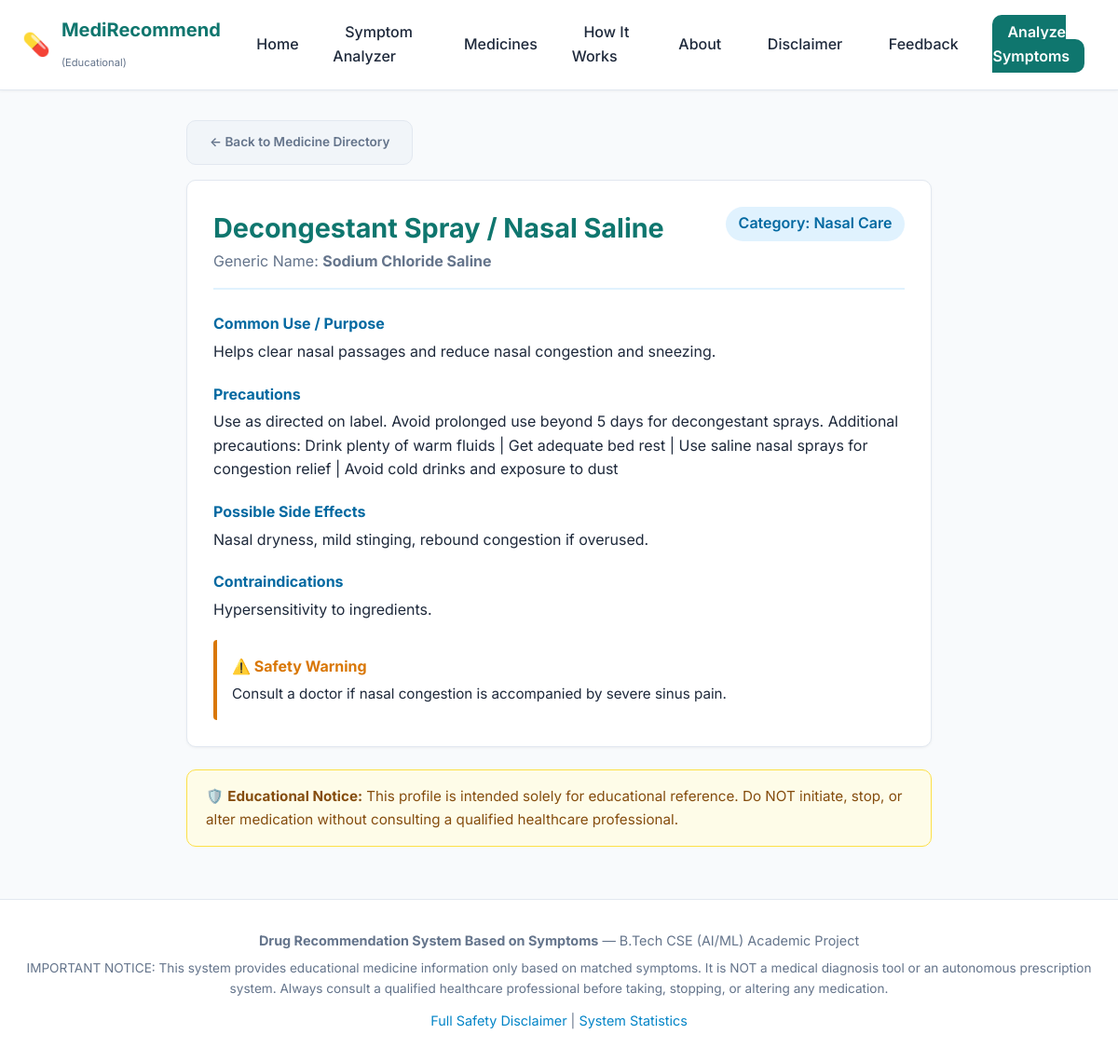
The app's page /medicine/23 with its own data.
### tables this page shows
CREATE TABLE medicines (
            id INTEGER PRIMARY KEY AUTOINCREMENT,
            medicine_name TEXT NOT NULL,
            generic_name TEXT,
            category TEXT,
            description TEXT,
            common_use TEXT,
            precautions TEXT,
            side_effects TEXT,
            contraindications TEXT,
            warning TEXT
        );

### app.py (the view)
@app.route('/medicine/<int:med_id>')
def medicine_detail(med_id):
    med = get_medicine_by_id(med_id)
    if not med:
        return render_template('404.html'), 404
    return render_template('medicine_detail.html', medicine=med)

### app.py (called while the page is built)
@app.context_processor
def inject_global_data():
    return {
        'global_disclaimer': Config.DISCLAIMER_TEXT
    }

### src/database.py (called while the page is built)
def get_db_connection():
    conn = sqlite3.connect(Config.DATABASE_PATH)
    conn.row_factory = sqlite3.Row
    return conn

def get_medicine_by_id(medicine_id):
    conn = get_db_connection()
    cursor = conn.cursor()
    row = cursor.execute("SELECT * FROM medicines WHERE id = ?", (medicine_id,)).fetchone()
    conn.close()
    return dict(row) if row else None

### templates/medicine_detail.html (shortened to what this page needs)
{% extends 'base.html' %}
{% block content %}
<div style="max-width: 800px; margin: 0 auto;">
    <div style="margin-bottom: 1rem;">
        <a href="{{ url_for('medicines') }}" class="btn btn-clear" style="font-size: 0.85rem;">← Back to Medicine Directory</a>
    </div>
    <div class="card">
        <div style="display: flex; justify-content: space-between; align-items: flex-start; flex-wrap: wrap; border-bottom: 2px solid #e0f2fe; padding-bottom: 1rem;">
            <div>
                <h1 style="color: var(--primary-color); font-size: 1.8rem;">{{ medicine.medicine_name }}</h1>
                <p style="color: var(--text-muted); font-size: 1rem;">Generic Name: <strong>{{ medicine.generic_name or 'N/A' }}</strong></p>
            </div>
            <span style="background: #e0f2fe; color: #0369a1; padding: 0.35rem 0.85rem; border-radius: 20px; font-weight: 600;">
                Category: {{ medicine.category or 'General' }}
            </span>
        </div>
        <div style="margin-top: 1.5rem; display: flex; flex-direction: column; gap: 1.25rem;">
            <div>
                <h4 style="color: var(--secondary-hover); margin-bottom: 0.25rem;">Common Use / Purpose</h4>
                <p>{{ medicine.common_use or 'Information not available in dataset.' }}</p>
            </div>
            <div>
                <h4 style="color: var(--secondary-hover); margin-bottom: 0.25rem;">Precautions</h4>
                <p>{{ medicine.precautions or 'Consult a qualified healthcare professional.' }}</p>
            </div>
            <div>
                <h4 style="color: var(--secondary-hover); margin-bottom: 0.25rem;">Possible Side Effects</h4>
                <p>{{ medicine.side_effects or 'N/A' }}</p>
            </div>
            {% if medicine.contraindications %}
                <div>
                    <h4 style="color: var(--secondary-hover); margin-bottom: 0.25rem;">Contraindications</h4>
                    <p>{{ medicine.contraindications }}</p>
                </div>
            {% endif %}
            {% if medicine.warning %}
                <div style="background: #fffbeeb; border-left: 4px solid var(--warning-color); padding: 1rem; border-radius: 4px;">
                    <h4 style="color: var(--warning-color); margin-bottom: 0.25rem;">⚠️ Safety Warning</h4>
                    <p style="font-size: 0.95rem;">{{ medicine.warning }}</p>
                </div>
            {% endif %}
        </div>
    </div>
    <div class="disclaimer-banner">
        🛡️ <strong>Educational Notice:</strong> This profile is intended solely for educational reference. Do NOT initiate, stop, or alter medication without consulting a qualified healthcare professional.
    </div>
</div>
{% endblock %}

### static/css/style.css (style rules this page uses)
:root { --primary-color: #0f766e; --primary-hover: #115e59; --secondary-color: #0284c7; --secondary-hover: #0369a1; --background-light: #f8fafc; --card-bg: #ffffff; --text-dark: #1e293b; --text-muted: #64748b; --border-color: #e2e8f0; --danger-color: #e11d48; --warning-color: #d97706; --success-color: #16a34a; --radius-sm: 6px; --radius-md: 10px; --radius-lg: 16px; --shadow-sm: 0 1px 3px rgba(0, 0, 0, 0.05); --shadow-md: 0 4px 12px rgba(0, 0, 0, 0.08); --shadow-lg: 0 10px 25px rgba(0, 0, 0, 0.1); --font-sans: 'Inter', -apple-system, BlinkMacSystemFont, 'Segoe UI', Roboto, sans-serif; }
* { box-sizing: border-box; margin: 0; padding: 0; }
body { font-family: var(--font-sans); background-color: var(--background-light); color: var(--text-dark); line-height: 1.6; display: flex; flex-direction: column; min-height: 100vh; }
a { color: var(--secondary-color); text-decoration: none; transition: color 0.2s ease; }
.btn { display: inline-block; padding: 0.75rem 1.5rem; font-size: 1rem; font-weight: 600; border-radius: var(--radius-md); border: none; cursor: pointer; transition: all 0.2s ease; text-align: center; }
.btn-clear { background-color: #f1f5f9; color: var(--text-muted); border: 1px solid var(--border-color); }
.card { background-color: var(--card-bg); border: 1px solid var(--border-color); border-radius: var(--radius-md); padding: 1.75rem; margin-bottom: 1.5rem; box-shadow: var(--shadow-sm); }
.disclaimer-banner { background-color: #fefce8; border: 1px solid #fde047; color: #854d0e; border-radius: var(--radius-md); padding: 1rem 1.25rem; margin-bottom: 1.5rem; font-size: 0.95rem; }

### records on screen
medicines: medicine_name "Decongestant Spray / Nasal Saline", generic_name "Sodium Chloride Saline", category "Nasal Care", common_use "Helps clear nasal passages and reduce nasal congestion and sneezing.", precautions "Use as directed on label. Avoid prolonged use beyond 5 days for decongestant sprays. Additional precautions: Drink plenty of warm fluids | Get adequate bed rest | Use saline nasal sprays for congestion relief | Avoid cold drinks and exposure to dust", side_effects "Nasal dryness, mild stinging, rebound congestion if overused.", contraindications "Hypersensitivity to ingredients.", warning "Consult a doctor if nasal congestion is accompanied by severe sinus pain."
